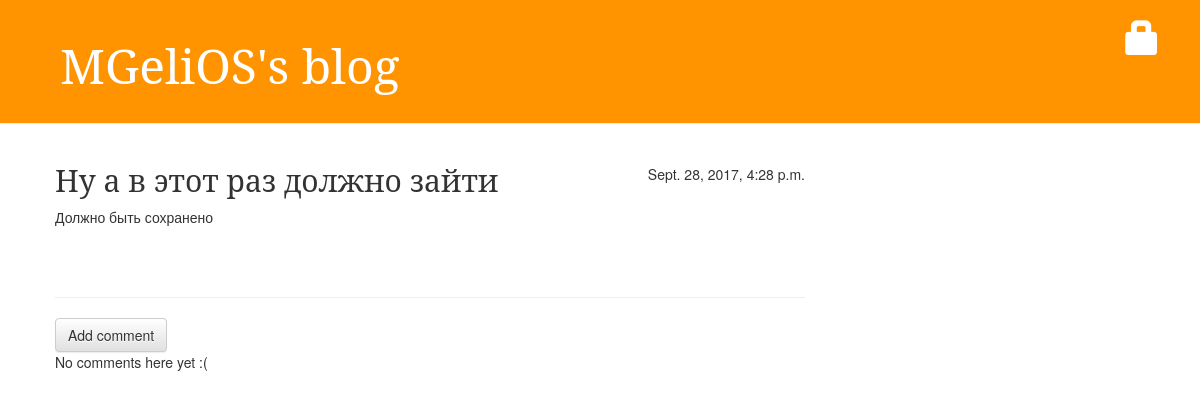
The app's page /post/7/, older data.
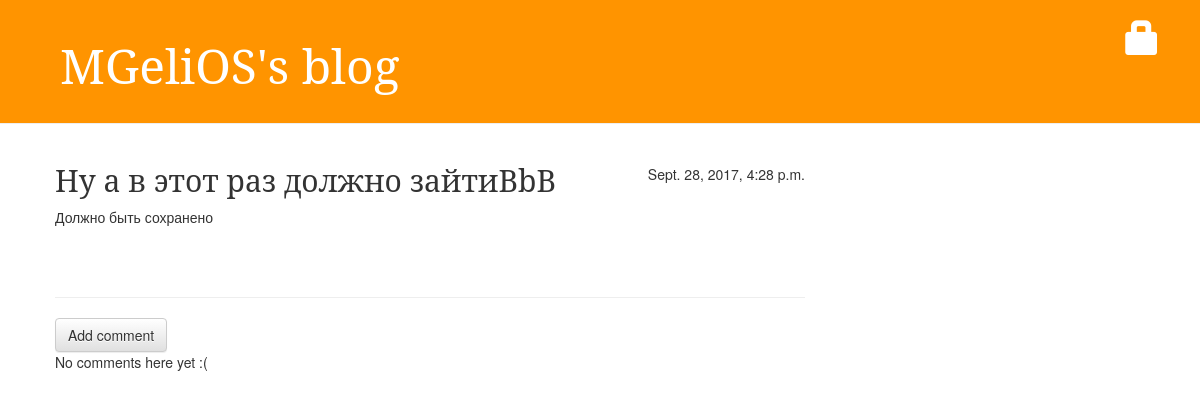
The same page, newer data.
### blog/models.py (models this page shows, shortened)
class Post(models.Model):
    author = models.ForeignKey('auth.User')
    title = models.CharField(max_length=200)
    text = models.TextField()
    created_date = models.DateTimeField(default=timezone.now)
    published_date = models.DateTimeField(blank=True, null=True)

### blog/views.py (the view)
# urls.py: url(r'^post/(?P<pk>\d+)/$', views.post_detail, name='post_detail'),
def post_detail(request, pk):
    post = get_object_or_404(Post, pk=pk)
    return render(request, 'blog/post_detail.html', {'post': post})

### blog/templates/blog/post_detail.html (shortened to what this page needs)
{% extends 'blog/base.html' %}
{% block content %}
    <div class="post">
        {% if post.published_date %}
            <div class="date">
                {{ post.published_date }}
            </div>
        {% endif %}
        <h2>{{ post.title }}</h2>
        <p>{{ post.text|linebreaksbr }}</p>
    </div>
    <hr>
    <a class="btn btn-default" href="{% url 'add_comment_to_post' pk=post.pk %}">Add comment</a>
    {% for comment in post.comments.all %}
        {% if user.is_authenticated or comment.approved_comment %}
            <div class="comment">
                <div class="date">
                    {{ comment.created_date }}
                    {% if not comment.approved_comment %}
                        <a class="btn btn-default" href="{% url 'comment_remove' pk=comment.pk %}"><span class="glyphicon glyphicon-remove"></span></a>
                        <a class="btn btn-default" href="{% url 'comment_approve' pk=comment.pk %}"><span class="glyphicon glyphicon-ok"></span></a>
                    {% endif %}
                </div>
                <strong>{{ comment.author }}</strong>
                <p>{{ comment.text|linebreaks }}</p>
            </div>
        {% endif %}
    {% empty %}
        <p>No comments here yet :( </p>
    {% endfor %}
{% endblock %}

Row changes from the older to the newer data that the page shows:
changed Post "Должно быть сохранено": title "Ну а в этот раз должно зайти" → "Ну а в этот раз должно зайтиBbB"
